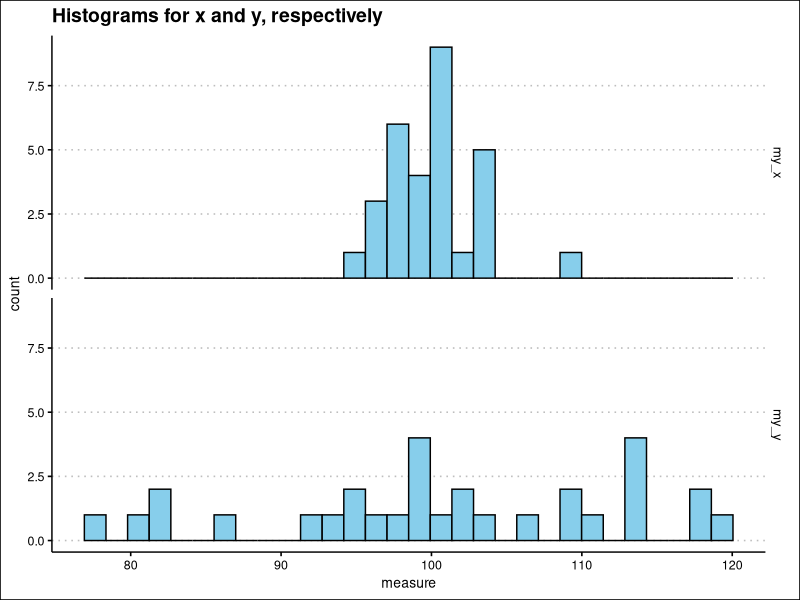
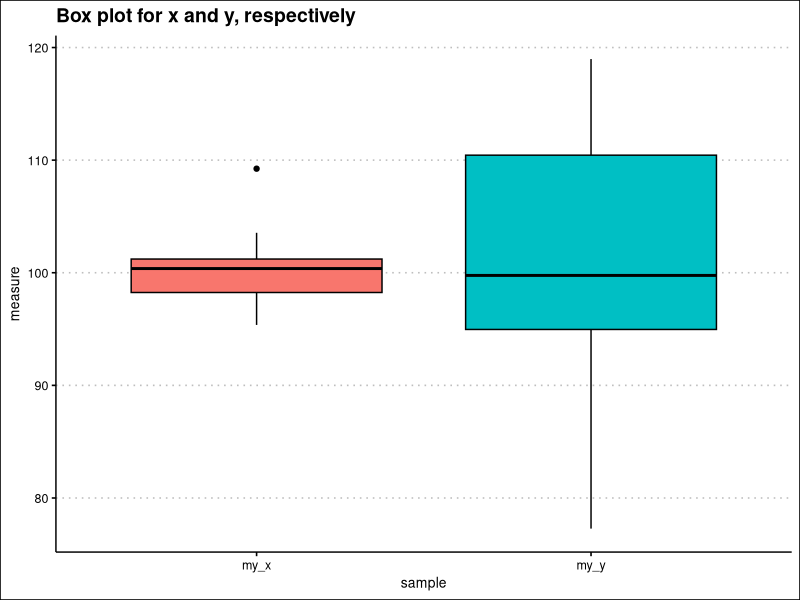

Reproduce these figures in R, in order.
## ---- chunk 1
knitr::opts_chunk$set(echo = TRUE, warning = FALSE, message = FALSE)
library(tidyverse)
## ---- chunk 2
set.seed(100, sample.kind = "Rounding")

my_id <- 1:30 %>% as.character()

my_x <- rnorm(30, mean = 100, sd = 4)


my_y <- rnorm(30, mean = 100, sd = 10)


our_data <- data_frame(my_id, my_x, my_y) %>% 
  
  pivot_longer(-my_id, names_to = "sample", values_to = "measure") 

head(our_data)
## ---- chunk 3
our_data %>% 
  
  ggplot(aes(x = measure)) + geom_histogram(col = "black", fill = "skyblue") + 
  
  facet_grid(sample ~ .) + 
  
  ggthemes::theme_clean() + 
  
  labs(title = "Histograms for x and y, respectively")
## ---- chunk 4
our_data %>% 
  
  ggplot(aes(x = sample, y = measure, fill = sample)) + geom_boxplot(col = "black") + 
  
  ggthemes::theme_clean() + 
  
  labs(title = "Box plot for x and y, respectively") + 
  
  theme(legend.position = "none")
## ---- chunk 5
library(tibble)
tribble(~ X, ~ `(X-X_bar)`, ~ `(X - X_bar)^2`,
        "1", "1-3 = -2", "4",
        "2", "2-3 = -1", "1",
        "3", "3-3 = 0", "0",
        "4", "4-3 = 1", "1", 
        "5", "5-3 = 2", "4")
## ---- chunk 6
variance_example_data <- 1:5 

## The colon is a shortcut for writing a series of numbers in R.

## Try typing 1:10 in your console ans see what happens. 

## var and sd are the functions for variance and standard deviation in R. 

var(variance_example_data)
sd(variance_example_data)
## ---- chunk 7
another_y <- seq(from = 1, to = 30, by = 3)

another_y

set.seed(10, sample.kind = "Rounding")
z <- rnorm(6, mean = 100, sd = 40)
z
## ---- chunk 8
library(tibble)
tribble(~ X, ~ `(X-X_bar)`, ~ `abs(X - X_bar)`,
        "1", "1-3 = -2", "2",
        "2", "2-3 = -1", "1",
        "3", "3-3 = 0", "0",
        "4", "4-3 = 1", "1", 
        "5", "5-3 = 2", "2")
## ---- chunk 9
1:5
## ---- chunk 10
quantile(1:5, probs = 0.25) # 0.25 gives first quantile

quantile(1:5, probs = 0.5) # 0.5 gives second quantile or median.

median(1:5) ## Just to confirm median is the second quartile
         
quantile(1:5, probs = 0.75) # 0.75 gives third quantile.

